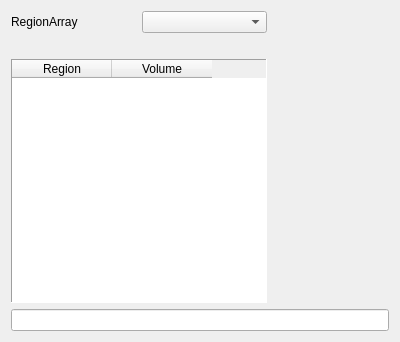
<ui version="4.0" >
 <class>Form</class>
 <widget class="QWidget" name="Form" >
  <property name="geometry" >
   <rect>
    <x>0</x>
    <y>0</y>
    <width>400</width>
    <height>342</height>
   </rect>
  </property>
  <property name="windowTitle" >
   <string>Form</string>
  </property>
  <layout class="QVBoxLayout" >
   <item>
    <layout class="QGridLayout" >
     <item row="0" column="0" >
      <layout class="QGridLayout" >
       <item row="0" column="0" >
        <layout class="QGridLayout" >
         <item row="0" column="0" >
          <widget class="QLabel" name="label" >
           <property name="text" >
            <string>RegionArray</string>
           </property>
          </widget>
         </item>
         <item row="0" column="1" >
          <widget class="QComboBox" name="RegionArray" />
         </item>
        </layout>
       </item>
       <item row="1" column="0" >
        <spacer>
         <property name="orientation" >
          <enum>Qt::Horizontal</enum>
         </property>
         <property name="sizeHint" >
          <size>
           <width>40</width>
           <height>20</height>
          </size>
         </property>
        </spacer>
       </item>
       <item row="2" column="0" >
        <widget class="QTableWidget" name="volumesList" >
         <property name="sizePolicy" >
          <sizepolicy vsizetype="Minimum" hsizetype="Minimum" >
           <horstretch>0</horstretch>
           <verstretch>0</verstretch>
          </sizepolicy>
         </property>
         <property name="contextMenuPolicy" >
          <enum>Qt::ActionsContextMenu</enum>
         </property>
         <property name="frameShape" >
          <enum>QFrame::Panel</enum>
         </property>
         <property name="dragDropOverwriteMode" >
          <bool>false</bool>
         </property>
         <property name="textElideMode" >
          <enum>Qt::ElideMiddle</enum>
         </property>
         <property name="showGrid" >
          <bool>true</bool>
         </property>
         <property name="wordWrap" >
          <bool>false</bool>
         </property>
         <property name="cornerButtonEnabled" >
          <bool>false</bool>
         </property>
         <column>
          <property name="text" >
           <string>Region</string>
          </property>
         </column>
         <column>
          <property name="text" >
           <string>Volume</string>
          </property>
         </column>
        </widget>
       </item>
      </layout>
     </item>
     <item row="0" column="1" >
      <spacer>
       <property name="orientation" >
        <enum>Qt::Horizontal</enum>
       </property>
       <property name="sizeHint" >
        <size>
         <width>40</width>
         <height>20</height>
        </size>
       </property>
      </spacer>
     </item>
    </layout>
   </item>
   <item>
    <layout class="QGridLayout" >
     <item row="1" column="0" >
      <widget class="QLineEdit" name="VolumesArray" />
     </item>
    </layout>
   </item>
  </layout>
 </widget>
 <resources/>
 <connections/>
</ui>
